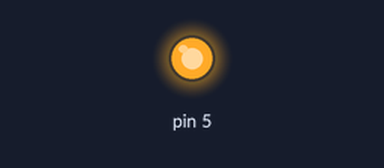
Bench run of a sketch on a simulated Arduino Uno, built with avr-gcc and run on an emulated ATmega328P. Parts: output pins drawn as LEDs (lit = HIGH).

Above: at 0.1 s.
At 38.6 s:
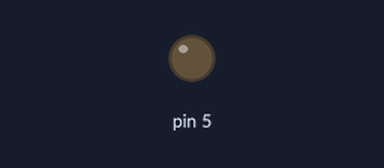
Timing chart, 0 to 40.0 s (numbered marks = the images above):
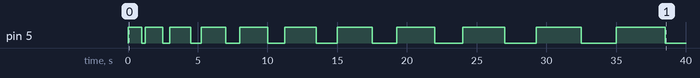

The sketch:

sketch_my_first_arduino.ino
```cpp
/*这段程序是让5号输出让led灯闪烁1秒间隔1秒后将闪烁时间和熄灭时间都增加0.25s的程序*/
unsigned long lighttime = 1000;//初始亮灯时间为1s
unsigned long lowtime = 250;//初始熄灯时间为250ms
void setup() {
  pinMode(5,OUTPUT);
  //5号银角输出

}

void loop() {
  digitalWrite(5,HIGH);
  delay(lighttime);//将整个代码延后lighttime
  digitalWrite(5,LOW);
  delay(lowtime);
  lighttime = lighttime + 250;
  lowtime = lowtime + 250;           //每次循环都加0.25s的熄灭和点亮时间

}
```

Measured:
- by itself, pin 5: LOW → HIGH at 0.00 s, → LOW 1.0 s later, → HIGH 0.25 s later, → LOW 1.3 s later, … (22 changes in this stretch)
